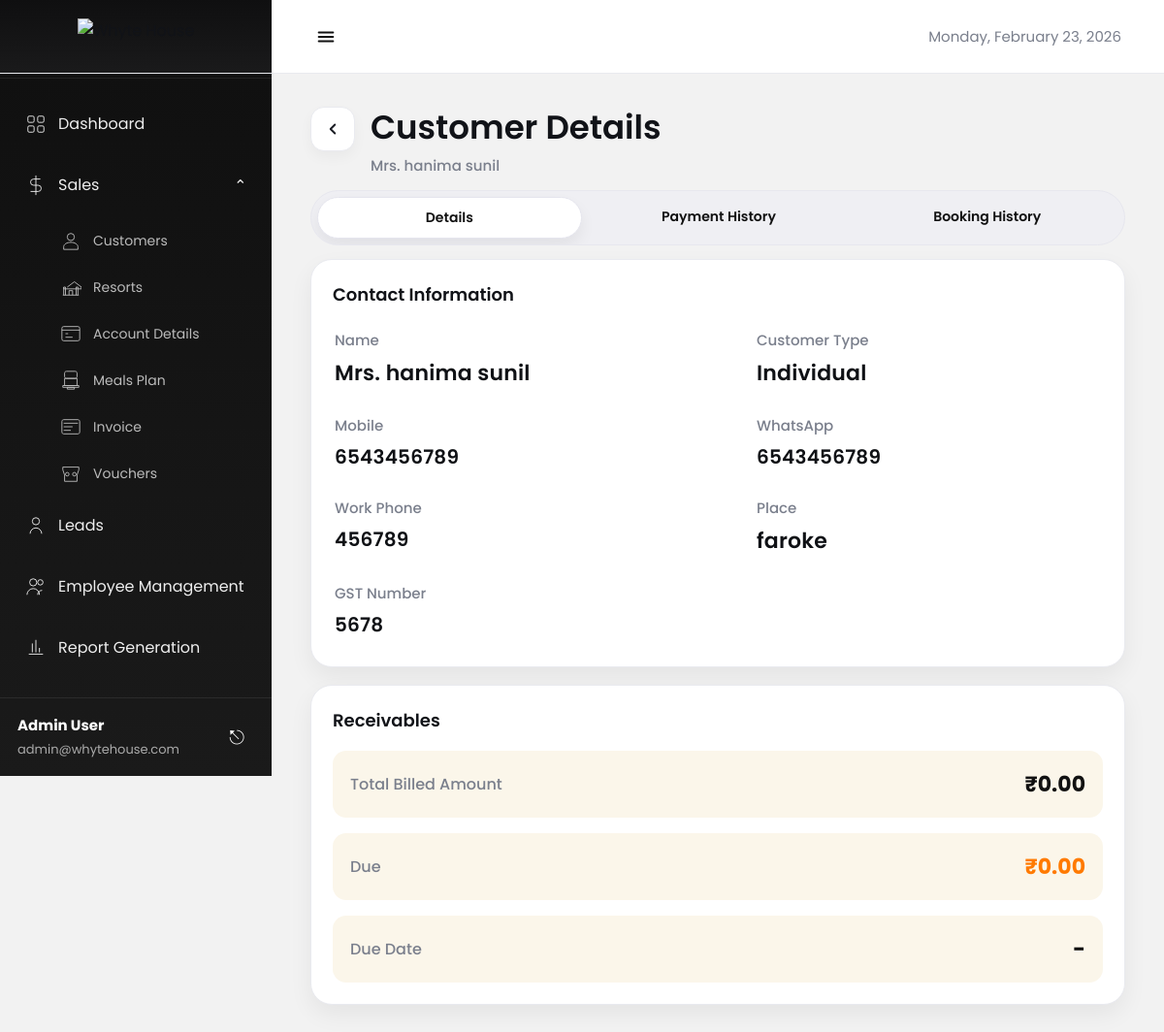
/sales/customers/2/, run on the app's committed database.
### admin_panel/models.py (models this page shows, shortened)
class Customer(models.Model):
    CUSTOMER_TYPE_CHOICES = [
        ('Individual', 'Individual'),
        ('Corporate', 'Corporate'),
        ('Government', 'Government'),
    ]
    SALUTATION_CHOICES = [
        ('Mr', 'Mr'),
        ('Mrs', 'Mrs'),
        ('Ms', 'Ms'),
        ('Dr', 'Dr'),
    ]
    customer_type = models.CharField(
        max_length=50,
        choices=CUSTOMER_TYPE_CHOICES,
        default='Individual'
    )
    salutation = models.CharField(max_length=10, blank=True, null=True)
    first_name = models.CharField(max_length=100)
    last_name = models.CharField(max_length=100, blank=True, null=True)
    display_name = models.CharField(max_length=255)
    place = models.CharField(max_length=255, blank=True, null=True)
    contact_number = models.CharField(max_length=20, unique=True)
    same_as_whatsapp = models.BooleanField(default=False)
    whatsapp_number = models.CharField(max_length=20, blank=True, null=True)
    work_number = models.CharField(max_length=20, blank=True, null=True)
    gst_number = models.CharField(max_length=15, blank=True, null=True)
    created_at = models.DateTimeField(auto_now_add=True)
    updated_at = models.DateTimeField(auto_now=True)
    class Meta:
        ordering = ['-created_at']

### admin_panel/views.py (the view)
# urls.py: path('customers/<int:customer_id>/', views.view_customer, name='view_customer'),
def view_customer(request, customer_id):
    try:
        customer = Customer.objects.get(id=customer_id)
        return render(request, "admin/sales/customer/view_customer.html", {
            "customer": customer
        })
    except Customer.DoesNotExist:
        messages.error(request, "Customer not found.")
        return redirect("sales:customer_list")

### templates/admin/sales/customer/view_customer.html (shortened to what this page needs)
{% load static %}
<!DOCTYPE html>
<html lang="en">
<head>
</head>
<body>
  {% include "admin/sidebar.html" %}
  {% include "admin/header.html" %}
  <main class="main">
    <div class="page-head">
      <button class="back-btn" type="button" onclick="history.back()" aria-label="Back">
        <svg width="18" height="18" viewBox="0 0 24 24" fill="none">
          <path d="M15 18L9 12L15 6" stroke="#1a1d24" stroke-width="2.6" stroke-linecap="round" stroke-linejoin="round"/>
        </svg>
      </button>
      <div class="head-text">
        <h1>Customer Details</h1>
        <p>
          {{ customer.salutation|default_if_none:"" }} {{ customer.first_name|default_if_none:"" }} {{ customer.last_name|default_if_none:"" }}
        </p>
      </div>
    </div>
    <div class="tabs" role="tablist" aria-label="Customer tabs">
      <a class="tab active" href="{% url 'sales:view_customer' customer.id %}">Details</a>
      <a class="tab" href="#">Payment History</a>
      <a class="tab" href="#">Booking History</a>
    </div>
    <section class="card">
      <h3>Contact Information</h3>
      <div class="info-grid">
        <div class="kv">
          <div class="k">Name</div>
          <div class="v">
            {{ customer.salutation|default_if_none:"" }}
            {{ customer.first_name|default_if_none:"" }}
            {{ customer.last_name|default_if_none:"" }}
          </div>
        </div>
        <div class="kv">
          <div class="k">Customer Type</div>
          <div class="v">{{ customer.customer_type|default:"Individual" }}</div>
        </div>
        <div class="kv">
          <div class="k">Mobile</div>
          <div class="v small">
            {{ customer.contact_number|default:"N/A" }}
          </div>
        </div>
        <div class="kv">
          <div class="k">WhatsApp</div>
          <div class="v small">
            {{ customer.whatsapp_number|default:"N/A" }}
          </div>
        </div>
        <div class="kv">
          <div class="k">Work Phone</div>
          <div class="v small">
            {{ customer.work_number|default:"N/A" }}
          </div>
        </div>
        <div class="kv">
          <div class="k">Place</div>
          <div class="v">{{ customer.place|default:"N/A" }}</div>
        </div>
        <div class="kv">
          <div class="k">GST Number</div>
          <div class="v small">
            {{ customer.gst_number|default:"N/A" }}
          </div>
        </div>
      </div>
    </section>
    <section class="card" style="margin-top:18px;">
      <h3>Receivables</h3>
      <div class="rows">
        <div class="row">
          <div class="label">Total Billed Amount</div>
          <div class="value">₹{{ total_billed|default:"0.00" }}</div>
        </div>
        <div class="row">
          <div class="label">Due</div>
          <div class="value due">₹{{ due_amount|default:"0.00" }}</div>
        </div>
        <div class="row">
          <div class="label">Due Date</div>
          <div class="value">{{ due_date|default:"-" }}</div>
        </div>
      </div>
    </section>
  </main>
</body>
</html>

### templates/admin/sales/customer/view_customer.html (style rules this page uses)
:root { --bg:#f6f7fb; --card:#ffffff; --border:#ececf2; --text:#111318; --muted:#7a7f8c; --shadow:0 10px 24px rgba(17,19,24,.06); --pill:#efeff3; --pillActive:#ffffff; --accent:#ff7a00; --softRow:#fbf6ea; --radius:22px; }
* { box-sizing:border-box;margin:0;padding:0;font-family:"Poppins",sans-serif }
body { background:var(--bg);color:var(--text) }
.main { margin-left:280px; padding:34px 40px 70px; }
.page-head { max-width:1100px; display:flex; align-items:flex-start; gap:16px; margin-bottom:14px; }
.back-btn { width:46px;height:46px; border:1px solid var(--border); background:#fff; border-radius:14px; display:grid; place-items:center; cursor:pointer; box-shadow:0 6px 14px rgba(0,0,0,.04); transition:.2s; flex:0 0 auto; }
.head-text h1 { font-size:34px; font-weight:600; line-height:1.15; margin-top:2px; }
.head-text p { color:var(--muted); margin-top:8px; font-size:15px; font-weight:500; }
.tabs { max-width:1100px; background:var(--pill); border-radius:999px; padding:6px; display:flex; gap:6px; border:1px solid #e7e7ee; margin:10px 0 14px; overflow:hidden; }
.tab { flex:1; text-align:center; padding:10px 12px; border-radius:999px; font-weight:600; font-size:14px; color:#111; text-decoration:none; background:transparent; transition:.2s; white-space:nowrap; }
.tab.active { background:var(--pillActive); border:1px solid #e5e5ed; box-shadow:0 8px 16px rgba(17,19,24,.06); }
.card { max-width:1100px; background:var(--card); border:1px solid var(--border); border-radius:var(--radius); box-shadow:var(--shadow); padding:22px; margin-top:12px; }
.card h3 { font-size:18px; font-weight:600; margin-bottom:18px; }
.info-grid { display:grid; grid-template-columns: 1fr 1fr; gap:26px 80px; padding:4px 2px 6px; }
.kv .k { color:var(--muted); font-weight:500; font-size:15px; margin-bottom:6px; }
.kv .v { font-weight:600; font-size:22px; color:#0f1115; letter-spacing:.2px; }
.kv .v.small { font-size:20px; }
.rows { display:flex; flex-direction:column; gap:16px; margin-top:6px; }
.row { background:var(--softRow); border-radius:14px; padding:18px 18px; display:flex; align-items:center; justify-content:space-between; }
.row .label { color:var(--muted); font-weight:500; font-size:16px; }
.row .value { font-weight:700; font-size:22px; color:#111; }
.row .value.due { color:var(--accent); }

### templates/admin/sidebar.html (style rules this page uses)
* { margin:0; padding:0; box-sizing:border-box; font-family: "Poppins", sans-serif; }
body { background:#f2f2f2; }

### templates/admin/header.html (style rules this page uses)
:root { --sidebarW:280px; --hdrH:76px; --dark1:#0f0f10; --dark2:#1a1a1b; --text:#111318; --muted:#7a7f8c; --border:#e9eaef; }
* { box-sizing:border-box }

### data on the page
Customer: salutation "Mrs.", first_name "hanima", last_name "sunil", customer_type "Individual", contact_number "6543456789", whatsapp_number "6543456789", work_number "456789", place "faroke", gst_number "5678"

### other printed values
{{ total_billed|default:"0.00" }} "0.00"
{{ due_amount|default:"0.00" }} "0.00"
{{ due_date|default:"-" }} "-"
